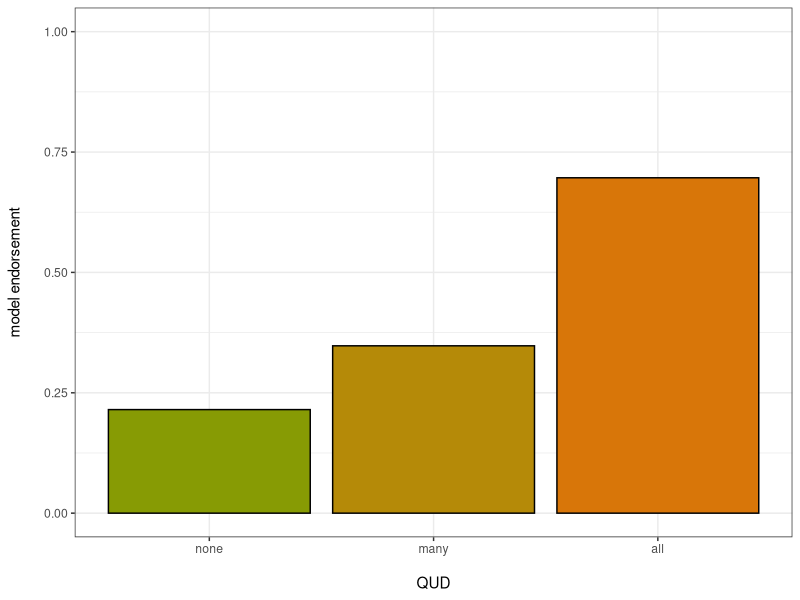
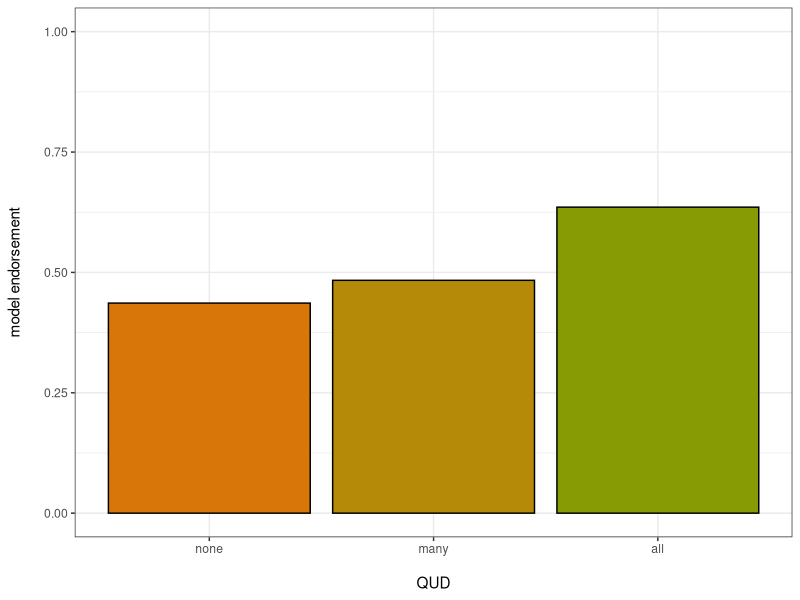
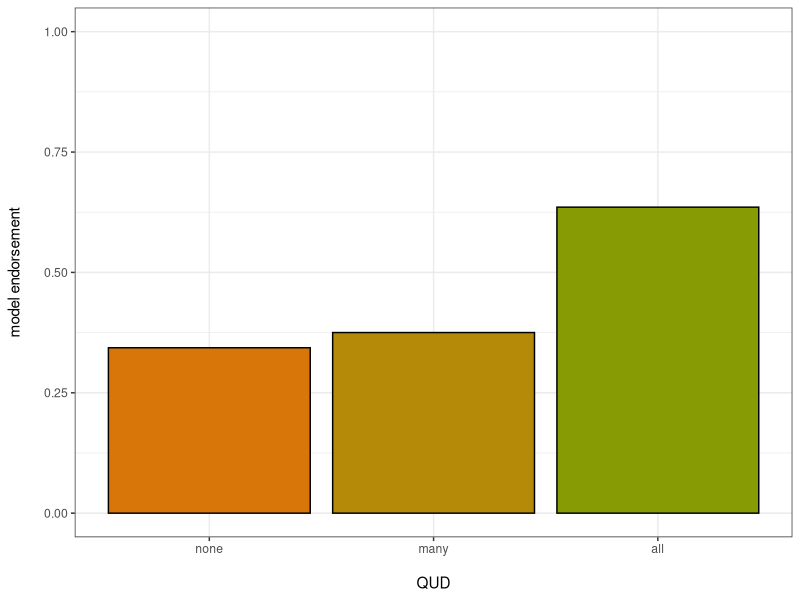
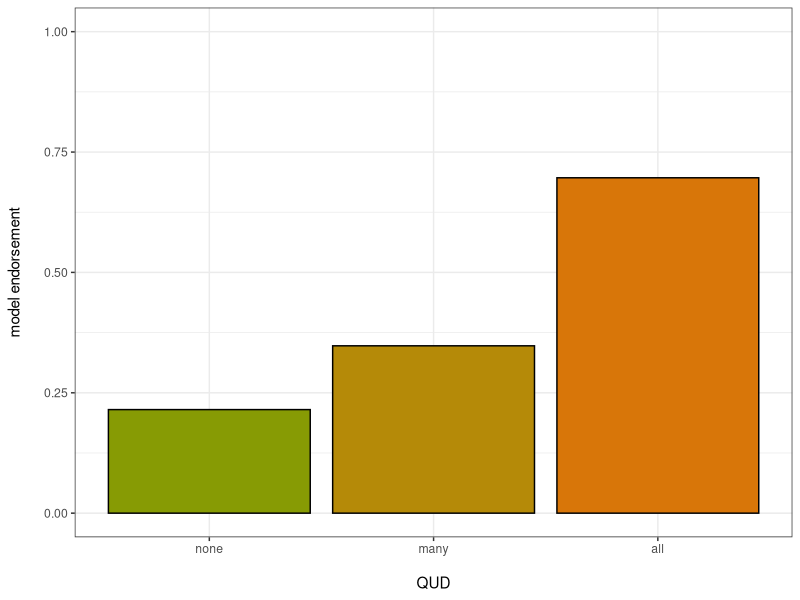

These charts were generated, in order, by the following R code:
# Load ggplot2
library(ggplot2)

setwd("~/git/spanish_scope/experiments/plotcolor/")
setwd("~/GitHub/spanish_scope/experiments/plotcolor/")

# Create data for savinelli predictions - 2 items
data <- data.frame(
  QUD=c("none","many", "all") ,  
  response=c(0.21510005748200386,0.3475828246135107,0.6965678833914104)
)
#model prediction
# Barplot
high_many_qud = ggplot(data, aes(x=reorder(QUD, response),y=response)) + 
  geom_bar(stat = "identity",fill = c( "#879b04","#b58a08","#d87609"),color ="black", position=position_dodge())+ 
  ylim(0,1)+
  ylab("model endorsement\n") +
  xlab("\nQUD")+
  theme_bw()
high_many_qud #+ theme(text = element_text(size = 25))
ggsave("model_pre_2_items.png",height=2,width=2.5)
########

# Create data for Spanish
data <- data.frame(
  QUD=c("none","many", "all") ,  
  response2=c(0.4363080506623963
,0.4836014213445037
,0.6355700133392889)
)
#model prediction
# Barplot
high_many_qud = ggplot(data, aes(x=reorder(QUD, response2),y=response2)) + 
  geom_bar(stat = "identity",fill = c("#d87609","#b58a08", "#879b04"),color ="black", position=position_dodge())+ 
  ylim(0,1)+
  ylab("model endorsement\n") +
  xlab("\nQUD")+
  theme_bw()
high_many_qud #+ theme(text = element_text(size = 25))
#ggsave("spanish_pre.png",height=2,width=2.5)
  
#colors
fill = c("#d87609","#b58a08", "#879b04")

##new Spanish 2 items, same QUD priors*******************************************
# Create data for Spanish
data <- data.frame(
  QUD=c("none","many", "all") ,  
  response2=c(0.3435558276109251
              ,0.375133174207485
              ,0.6355697046731988)
)
#model prediction
# Barplot
high_many_qud = ggplot(data, aes(x=reorder(QUD, response2),y=response2)) + 
  geom_bar(stat = "identity",fill = c("#d87609","#b58a08", "#879b04"),color ="black", position=position_dodge())+ 
  ylim(0,1)+
  ylab("model endorsement\n") +
  xlab("\nQUD")+
  theme_bw()
high_many_qud #+ theme(text = element_text(size = 25))
#ggsave("spanish_pre_2.png",height=2,width=2.5)

#colors
fill = c("#d87609","#b58a08", "#879b04")
